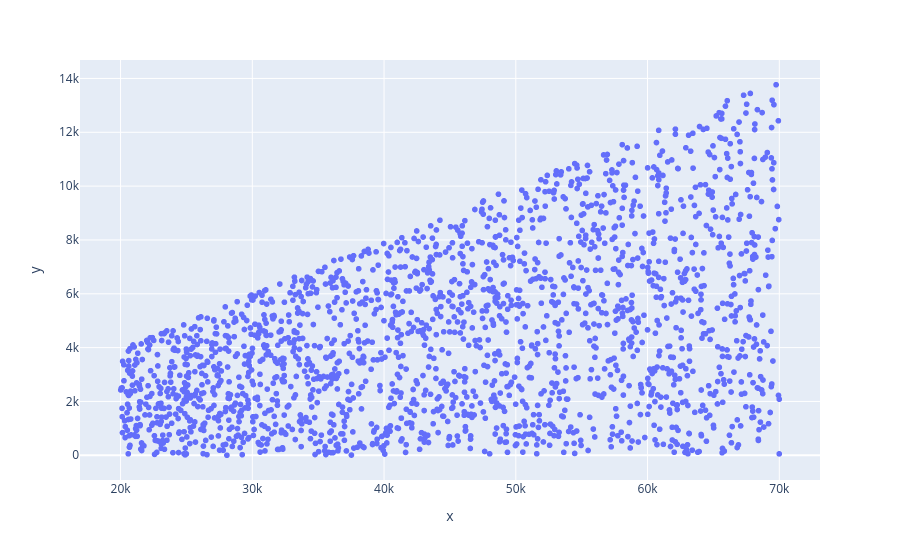

The cell this chart's notebook holds for it:
### Markdown cell above
# Income x loan

### Code cell
# Income x loan
grafico = px.scatter(x = base_credit['income'], y = base_credit['loan'])
grafico.show()

### Figure 1 — Plotly figure (JSON) as saved in the notebook; plotly's stock layout.template omitted (floating-point values rounded to 4 significant figures; data arrays with more than 128 entries replaced by an {"elided": "..."} marker saying what was removed)
{"data": [{"hovertemplate": "x=%{x}<br>y=%{y}<extra></extra>", "legendgroup": "", "marker": {"color": "#636efa", "symbol": "circle"}, "mode": "markers", "name": "", "showlegend": false, "type": "scattergl", "x": {"elided": "1997 float values"}, "xaxis": "x", "y": {"elided": "1997 float values"}, "yaxis": "y"}], "layout": {"autosize": true, "legend": {"tracegroupgap": 0}, "margin": {"t": 60}, "xaxis": {"anchor": "y", "autorange": true, "domain": [0, 1], "range": [16990.0, 73020.0], "title": {"text": "x"}, "type": "linear"}, "yaxis": {"anchor": "x", "autorange": true, "domain": [0, 1], "range": [-1064.0, 14830.0], "title": {"text": "y"}, "type": "linear"}}}
